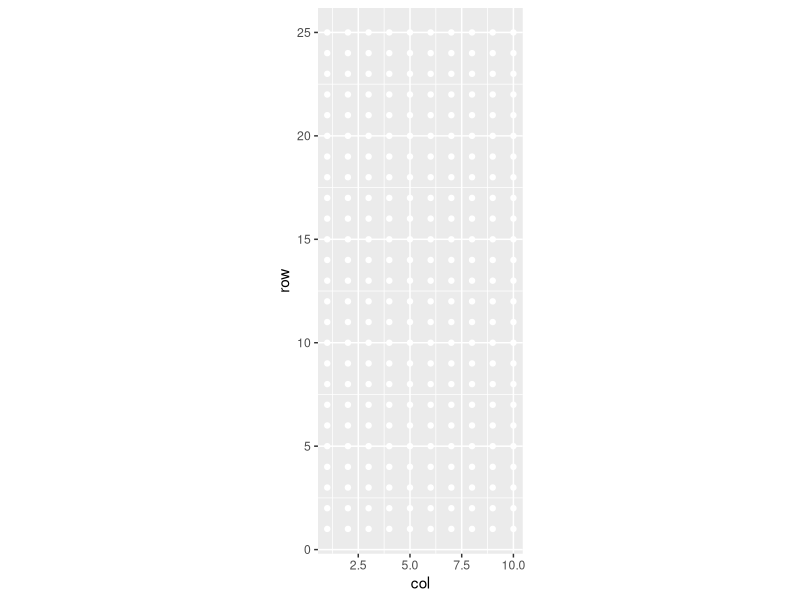

R code for this plot: (Note: this script raises an error after producing the figure.)
# First trials
# Packages ----
library(dplyr)
library(tidyr)
library(ggplot2)

# Ingoing values for the stage ----
w <- 10
h <- 25
t <- 0

stage <- matrix(0, h, w)

# Defining pieces ----
pieces <- list(c(1,0,1,0,1,1,0,0), c(0,1,0,1,1,1,0,0), c(0,1,1,1,1,0,0,0), 
               c(1,0,1,1,0,1,0,0), c(1,0,1,0,1,0,1,0), c(1,1,1,1,0,0,0,0), 
               c(1,0,1,1,1,0,0,0))
pieces <- lapply(pieces, function(x) matrix(x, 4, 2, byrow = T))
pieces <- lapply(pieces, function(x) x[rowSums(x) != 0,])
pieces <- lapply(pieces, function(x) x[,colSums(x) != 0])
pieces[[5]] <- matrix(1, 4, 1)
names(pieces) <- c("L", "P", "Z", "S", "I", "O", "E")

current_piece <- sample(1:7, 1)

# Plotting stage ----
stage_2_df <- function(x){
  x <- as.data.frame(x)
  x$row <- dim(x)[1]:1
  pivot_longer(x, -row, values_to = "value", names_prefix = "V", names_to = "col") %>% 
    mutate(col = as.numeric(col), row = as.numeric(row))
}

plot_stage <- function(stage){
  g <- ggplot(stage_2_df(stage), aes(col, row, color = as.character(value))) + 
    geom_point() + 
    coord_equal() +
    theme(legend.position = "none") +
    scale_color_manual(values = c("white", "black", "red"))
  print(g)
}

plot_stage(stage)

# A round
current_piece <- 1

placement <- 3
transpose <- F

drop_piece <- function(stage, current_piece, placement, transpose){
  current_piece <- pieces[[current_piece]]
  if (transpose) current_piece <- as.matrix(t(current_piece))
  
  if (placement + dim(current_piece)[2] > w) placement <- w - dim(current_piece)[2] + 1
  
  covered_columns <- placement:(placement + dim(current_piece)[2] - 1)
  
  covered_stage <- stage[, covered_columns]
  
  top_row_per_col <- h - apply(covered_stage, 2, function(x) ifelse(any(x == 1), min(which(x == 1)), h)) + 1
  lost_row_at_piece_bottom <- dim(current_piece)[1] - apply(current_piece, 2, function(x) max(which(x == 1)))
  first_hit <- min(max_row_per_col + lost_row_at_piece_bottom)
  
  covered_rows <- first_hit:(first_hit + dim(current_piece)[1] - 1)
  
  stage[covered_rows, covered_columns] <- stage[covered_rows, covered_columns] + current_piece

  stage
}

drop_piece(stage, 1, 1, F) %>% 
  drop_piece(1, 1, F) %>% 
  drop_piece(5, 8, T) %>% 
  plot_stage()

stage <- matrix(0, h, w)

for(i in 1:10){
  stage <- drop_piece(stage, sample(1:7,1), sample(1:10, 1), sample(0:1, 1))
  plot_stage(stage) %>% print()
}
